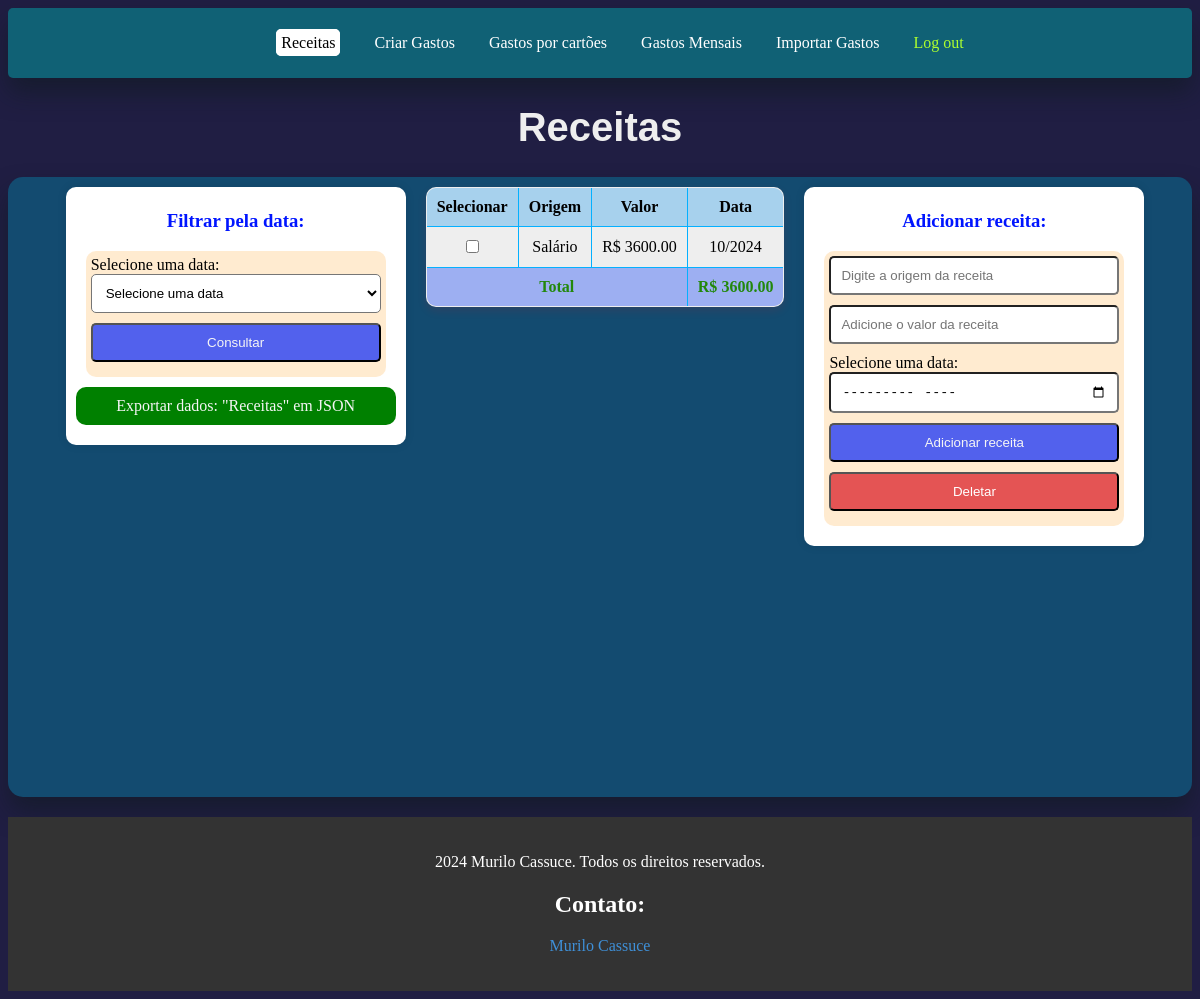
Before: /AdicionarSaldo/ (signed in) with the older database file.
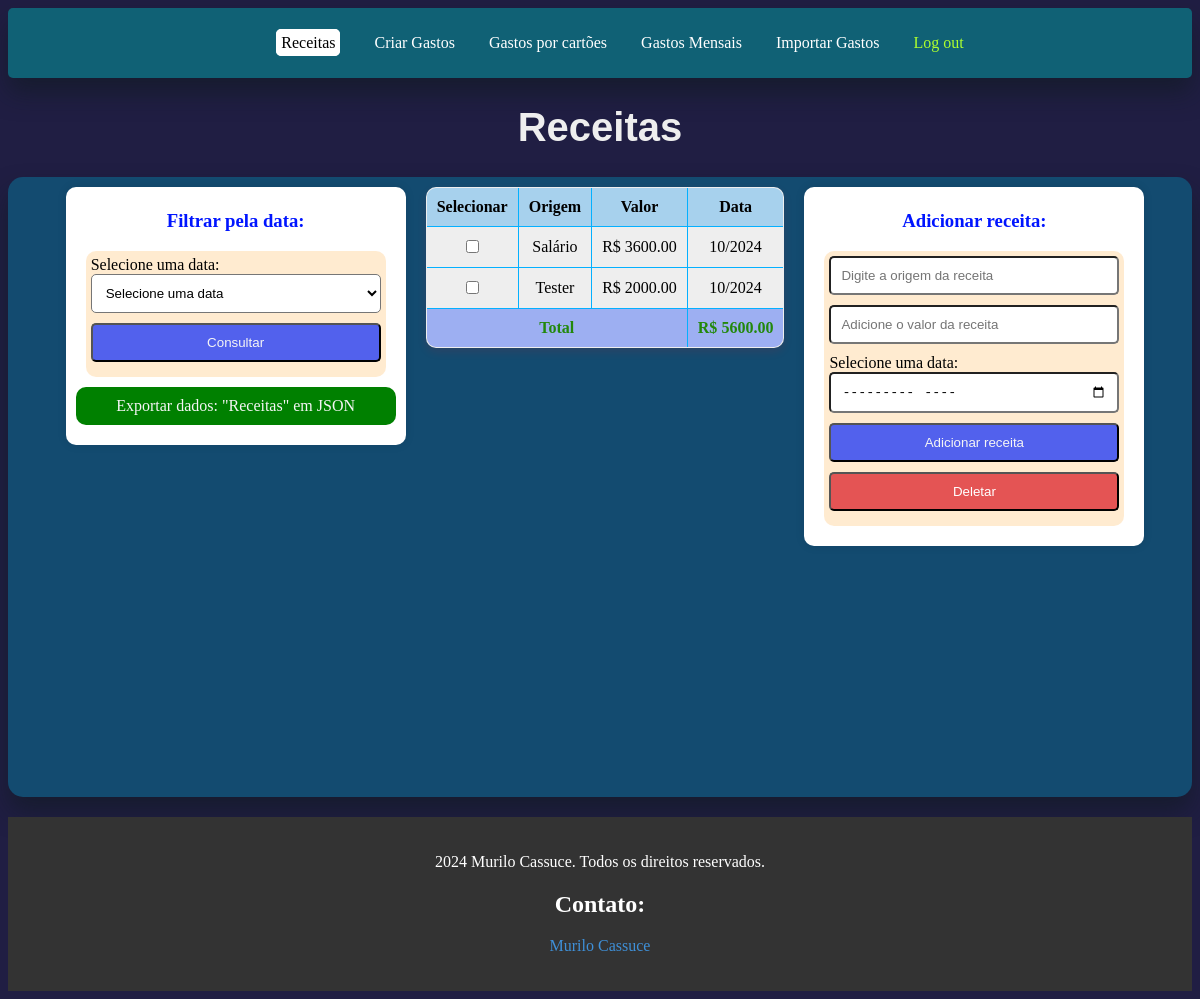
After: the same page with the newer database file.
### usuarios/models.py (models this page shows, shortened)
class EntradaDinheiro(models.Model):
    origem = models.CharField(max_length=70)
    valor_de_entrada = models.DecimalField(max_digits=1000000, decimal_places=2)
    DataEntradaSaldo = models.CharField(max_length=7)
    usuario = models.ForeignKey(settings.AUTH_USER_MODEL, on_delete=models.CASCADE)

### usuarios/views.py (the view, shortened to what this page needs)
# urls.py: path('AdicionarSaldo/', views.AdicionarSaldo, name='AdicionarSaldo'),
def AdicionarSaldo(request):
    if not request.user.is_authenticated:
        return HttpResponseRedirect(reverse("login"))
    LimiteDadosGastosUsuarios = Gastos.objects.filter(usuario=request.user)
    LimiteDadosGastosUsuarios_list = list(LimiteDadosGastosUsuarios)
    LimiteDadosReceitasUsuarios = EntradaDinheiro.objects.filter(usuario=request.user)
    LimiteDadosReceitasUsuarios_list = list(LimiteDadosReceitasUsuarios)
    if len(LimiteDadosReceitasUsuarios_list) > 150 or len(LimiteDadosGastosUsuarios_list) > 150:
        return HttpResponseRedirect(reverse("FimDoTeste"))
    exportar_todas_receitas = EntradaDinheiro.objects.filter(usuario=request.user).values()
    exportar_todas_receitas_list = list(exportar_todas_receitas)
    usuario = request.user
    for receita in exportar_todas_receitas_list:
        receita['valor_de_entrada'] = float(receita['valor_de_entrada'])
    datas_disponiveis = EntradaDinheiro.objects.filter(usuario=request.user).values_list('DataEntradaSaldo', flat=True).distinct()
    lista_datas = list(datas_disponiveis)
    lista_datas_sort = sorted(lista_datas, key=lambda x: datetime.strptime(x, "%m/%Y"))
    datas_disponiveis_ordenadas = lista_datas_sort
    if datas_disponiveis.exists():
        agora = datetime.now()
        agora_formatado = agora.strftime("%m/%Y")
        datas_filtradas = EntradaDinheiro.objects.filter(DataEntradaSaldo=agora_formatado, usuario=request.user)
        primeiro_mes = EntradaDinheiro.objects.filter(usuario = request.user).values_list('DataEntradaSaldo', flat=True).distinct()
        if agora_formatado not in datas_disponiveis:
            datas_filtradas = EntradaDinheiro.objects.filter(DataEntradaSaldo=primeiro_mes[0], usuario=request.user)
        total_entrada = sum(entrada.valor_de_entrada for entrada in datas_filtradas)
    else:
        datas_filtradas = EntradaDinheiro.objects.none()
        total_entrada = 0
    return render(request, "usuarios/AdicionarSaldo.html", {
        "entradadinheiro": datas_filtradas,
        "datas_disponiveis": datas_disponiveis_ordenadas,
        "total_entrada": total_entrada,
        "importar_todos_gastos_list": exportar_todas_receitas_list,
    })

### usuarios/templates/usuarios/AdicionarSaldo.html (shortened to what this page needs)
{% extends "usuarios/layout.html" %}
{% block body %}
<h1 id="h1Despesas">Receitas</h1>
    <div id="divPrincipal">
        <div id="formGastos2">
            <h3 class="h3Info">Filtrar pela data:</h3>
            <form id="FORMbackground" method="post">
                <label for="data_inicial_formatada">Selecione uma data:</label>
                <select name="data_inicial_formatada" id="data_inicial_formatada">
                    <option>Selecione uma data</option>
                </select>
                <button id="buttonConsultar" name="consultaMensal" type="submit">Consultar</button>
            </form>
            <a id="ExportarTodosDados" href="{% url 'AdicionarSaldo' %}?download=json" class="button" download >Exportar dados: "Receitas" em JSON</a>
        </div>
        <form method="POST" id="formTabela" action="{% url 'AdicionarSaldo' %}">
            <div>
            <table id="tabprincipal">
                <thead>
                    <tr>
                        <th>Selecionar</th>
                        <th>Origem</th>
                        <th>Valor</th>
                        <th>Data</th>
                    </tr>
                </thead>
                <tbody>
                    {% for entrada in entradadinheiro %}
                        <tr id="tr_criar_gasto">
                            <td><input type="checkbox" name="deletar" value="{{ entrada.id }}"></td>
                            <td>{{ entrada.origem }}</td>
                            <td>R$ {{ entrada.valor_de_entrada }}</td>
                            <td>{{ entrada.DataEntradaSaldo }}</td>
                        </tr>
                        {% empty %}
                            <tr>
                                <td colspan="4">Nenhuma data selecionada.</td>
                            </tr>
                    {% endfor %}
                    <td class="total" colspan="3"><strong>Total</strong></td>
                    <td class="total"><strong>R$ {{ total_entrada|floatformat:2 }}</strong></td>
                </tbody>
            </table>
        </form>
        </div>
        <div id="formGastos2">
            <h3 class="h3Info">Adicionar receita:</h3>
            <form id="TestBackGround" method="post">
                <input class="inputformAdicionarSaldo" type="text" name="Origem" placeholder="Digite a origem da receita" required>
                <input class="inputformAdicionarSaldo" type="number" name="saldo" value="AdicionarSaldo" placeholder="Adicione o valor da receita" required  max="1000000" step="0.01">
                <label>Selecione uma data:</label>
                <input class="inputformAdicionarSaldo" type="month" name="DataEntradaSaldo" placeholder="Adicione a data de entrada do saldo" required>
                <button id="adicionarSaldo" type="submit" name="AdicionarSaldo">Adicionar receita</button>
                <button type="submit" id="deletarDados">Deletar</button>
            </form>
        </div>
{% endblock %}

Changed rows visible on the page:
added EntradaDinheiro: origem "Tester", valor_de_entrada "2000.00", DataEntradaSaldo "10/2024"
Other visible differences:
{{ total_entrada|floatformat:2 }}: "3600.00" → "5600.00"
